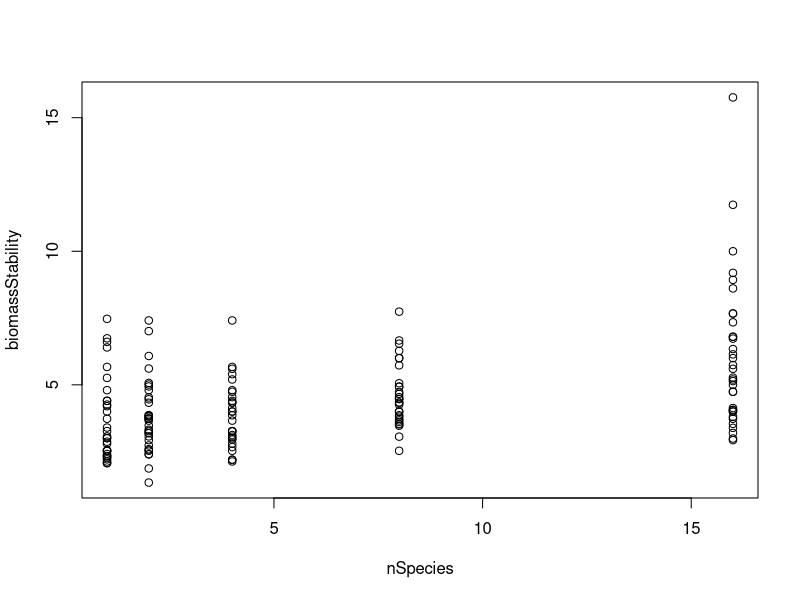
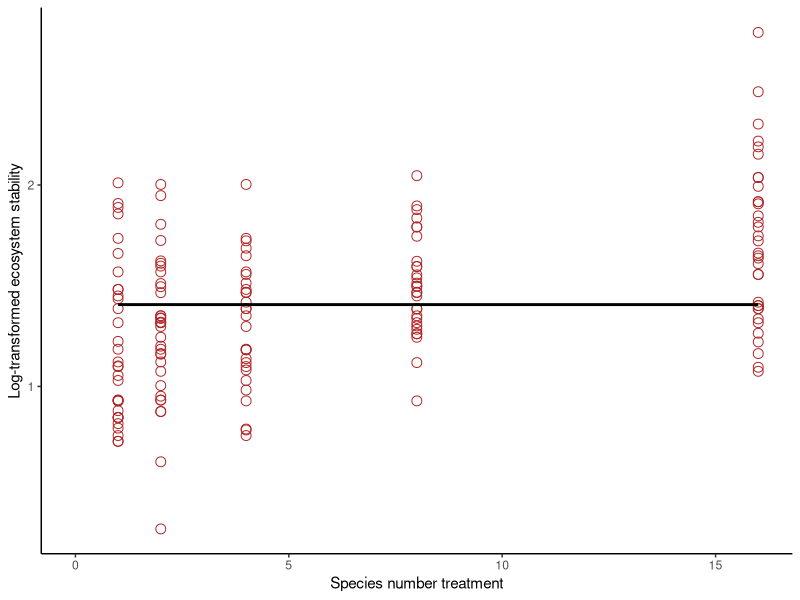
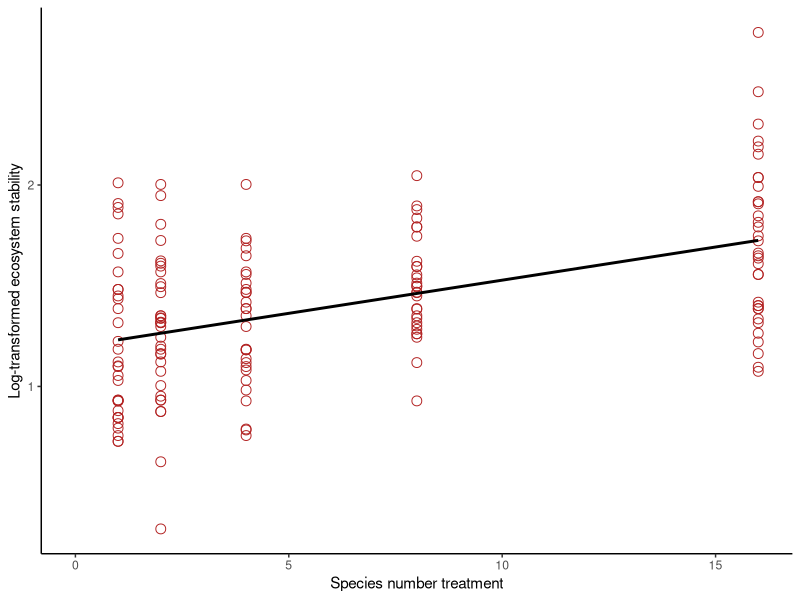
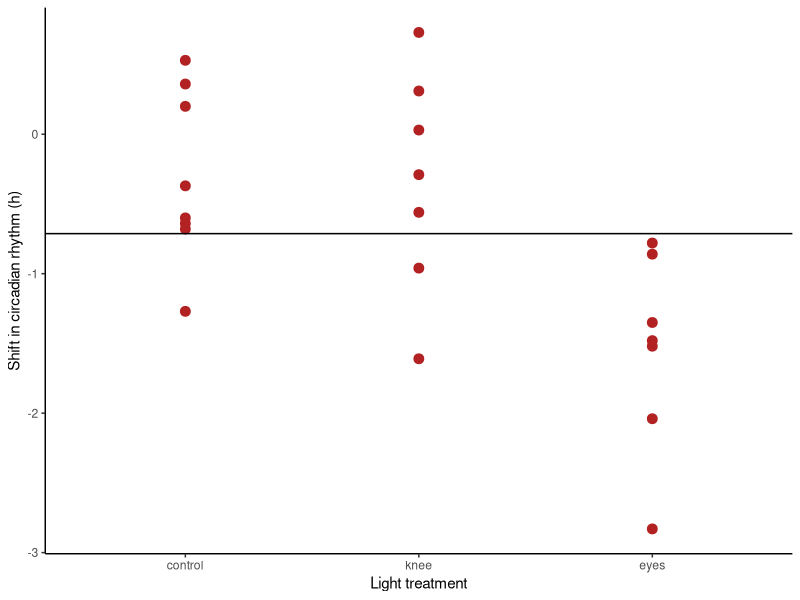
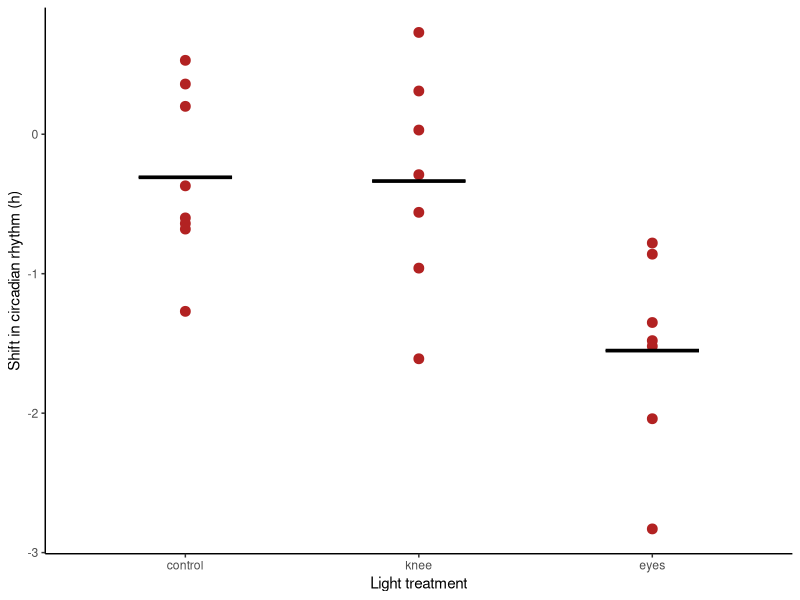
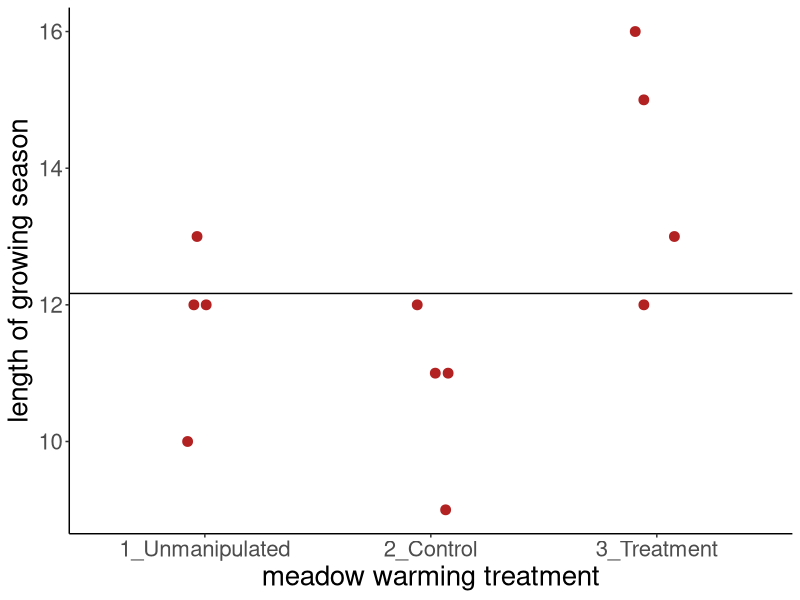
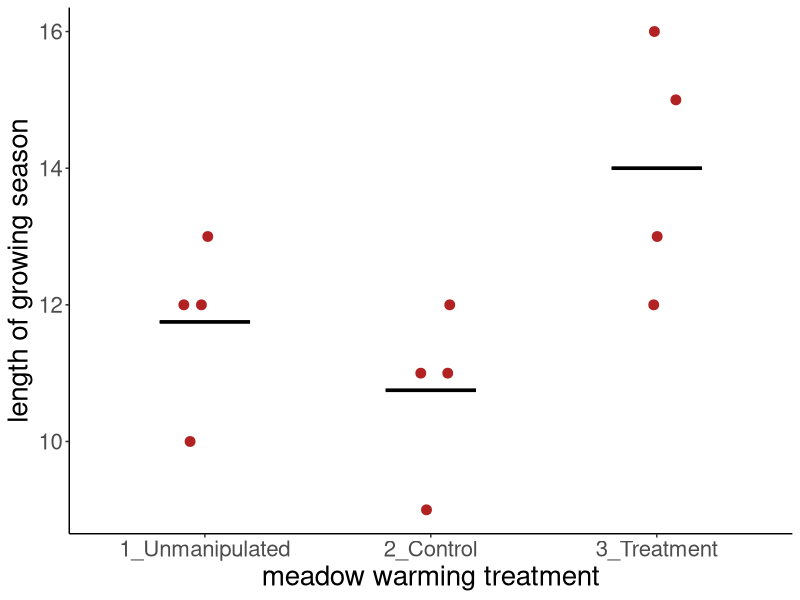
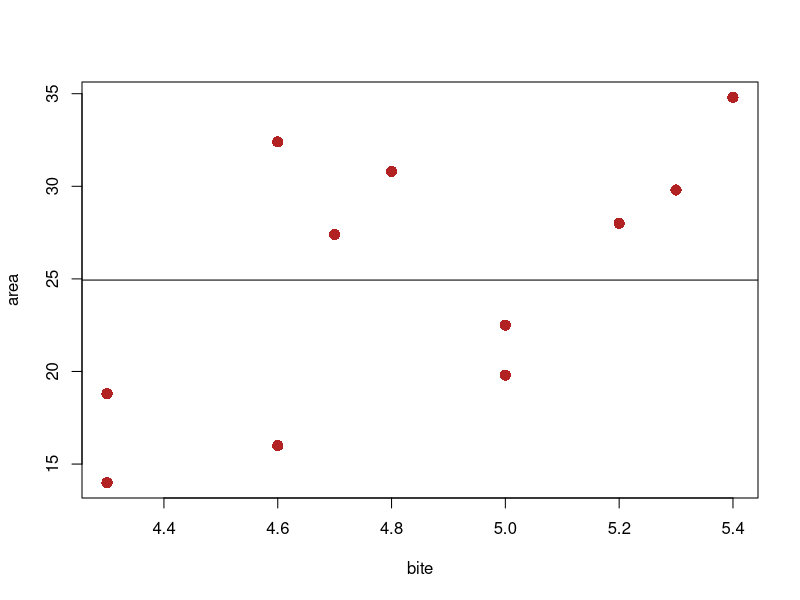

Reproduce these figures in R, in order.
## ---- chunk 1
#install.packages("car", dependencies = TRUE)    # only if not yet installed
#install.packages("tidyr", dependencies = TRUE)  # only if not yet installed

## ---- chunk 2
library(ggplot2)
library(nlme)
library(car)
library(lmtest)
library(tidyr) # optional
## ---- chunk 3
prairie <- read.csv("PlantDiversityAndStability.csv")
head(prairie)

## ---- chunk 4
plot(biomassStability~nSpecies, data=prairie)
## ---- chunk 5
prairie$logStability <- log(prairie$biomassStability)
head(prairie)
## ---- chunk 6
prairieNullModel <- lm(logStability ~ 1, data = prairie)

ggplot(prairie, aes(nSpecies, logStability)) + 
    geom_point(size = 3, shape = 1, col = "firebrick") + 
    geom_smooth(method = "lm", formula = y ~ 1, se = FALSE, col = "black") +
    xlim(0,16) +
    labs(x = "Species number treatment", y = "Log-transformed ecosystem stability") + 
    theme_classic()

## ---- chunk 7
summary(prairieNullModel)
## ---- chunk 8
anova(prairieNullModel)
## ---- chunk 9
prairieRegression <- lm(logStability ~ nSpecies, data = prairie)

ggplot(prairie, aes(nSpecies, logStability)) + 
    geom_point(size = 3, shape = 1, col = "firebrick") + 
    geom_smooth(method = "lm", se = FALSE, col = "black") +
    xlim(0,16) +
    labs(x = "Species number treatment", y = "Log-transformed ecosystem stability") + 
    theme_classic()
## ---- chunk 10
summary(prairieRegression)
## ---- chunk 11
anova(prairieRegression)
## ---- chunk 12
anova(prairieNullModel, prairieRegression)
## ---- chunk 13
lrtest(prairieNullModel, prairieRegression)
## ---- chunk 14
AIC(prairieNullModel, prairieRegression)
## ---- chunk 15
BIC(prairieNullModel, prairieRegression)
## ---- chunk 16
circadian <- read.csv("KneesWhoSayNight.csv")
head(circadian)
## ---- chunk 17
circadian$treatment <- factor(circadian$treatment, levels = c("control", "knee","eyes")) 
## ---- chunk 18
circadianNullModel <- lm(shift ~ 1, data = circadian)

ggplot(circadian, aes(x = treatment, y = shift)) +
    geom_point(color = "firebrick", size = 3) +
    geom_hline(yintercept = predict(circadianNullModel)) + 
    labs(x = "Light treatment", y = "Shift in circadian rhythm (h)") + 
    theme_classic()


## ---- chunk 19
circadianAnova <- lm(shift ~ treatment, data = circadian)

ggplot(circadian, aes(x = treatment, y = shift)) +
    geom_point(color = "firebrick", size = 3) +
    stat_summary(fun= mean, geom = "crossbar",
        fun.min=mean, fun.max=mean, width = .4, color = "black") +
    labs(x = "Light treatment", y = "Shift in circadian rhythm (h)") + 
    theme_classic()

## ---- chunk 20
anova(circadianAnova)
## ---- chunk 21
anova(circadianNullModel,circadianAnova)
## ---- chunk 22
lrtest(circadianNullModel,circadianAnova)
## ---- chunk 23
AIC(circadianNullModel,circadianAnova)

## ---- chunk 24
BIC(circadianNullModel,circadianAnova)
## ---- chunk 25
meadow <- read.csv("meadow.csv")
head(meadow)
## ---- chunk 26
meadow_null <- lm(length ~ 1, data = meadow)

ggplot(meadow, aes(x = group, y = length)) +
    geom_point(position = position_jitter(w = 0.1, h = 0), color = "firebrick", size = 3) +
    geom_hline(yintercept = predict(meadow_null)) + 
    labs(size = 12, x = "meadow warming treatment", y = "length of growing season") + 
    theme_classic() +
    theme(text = element_text(size = 20)) 


## ---- chunk 27
meadow_null <- lm(length ~ 1, data = meadow)
summary(meadow_null)
## ---- chunk 28
anova(meadow_null)
## ---- chunk 29
meadow_group <- lm(length ~ group, data = meadow)

ggplot(meadow, aes(x = group, y = length)) +
    geom_point(position = position_jitter(w = 0.1, h = 0), color = "firebrick", size = 3) +
    stat_summary(fun= mean, geom = "crossbar",
        fun.min=mean, fun.max=mean, width = .4, color = "black") +
     labs(size = 12, x = "meadow warming treatment", y = "length of growing season") + 
    theme_classic() +
    theme(text = element_text(size = 20)) 

## ---- chunk 30
meadow_group <- lm(length ~ group, data = meadow)
summary(meadow_group)
## ---- chunk 31
anova(meadow_null, meadow_group)
## ---- chunk 32
AIC(meadow_null, meadow_group)
## ---- chunk 33
BIC(meadow_null, meadow_group)
## ---- chunk 34
lizard<-read.csv("lizard.csv")
  
head(lizard)
## ---- chunk 35

plot(area~bite,data=lizard,col="firebrick",pch=16,cex=1.5)
abline(h=mean(lizard$area))
## ---- chunk 36
lizard_null<-lm(area~1,data=lizard)
summary(lizard_null)
## ---- chunk 37

plot(area~bite,data=lizard,col="firebrick",pch=16,cex=1.5)
abline(lm(area~bite,data=lizard))
## ---- chunk 38
lizard_bite<-lm(area~bite,data=lizard)
summary(lizard_bite)
## ---- chunk 39
anova(lizard_null,lizard_bite)
## ---- chunk 40
AIC(lizard_null,lizard_bite)
## ---- chunk 41
BIC(lizard_null,lizard_bite)
